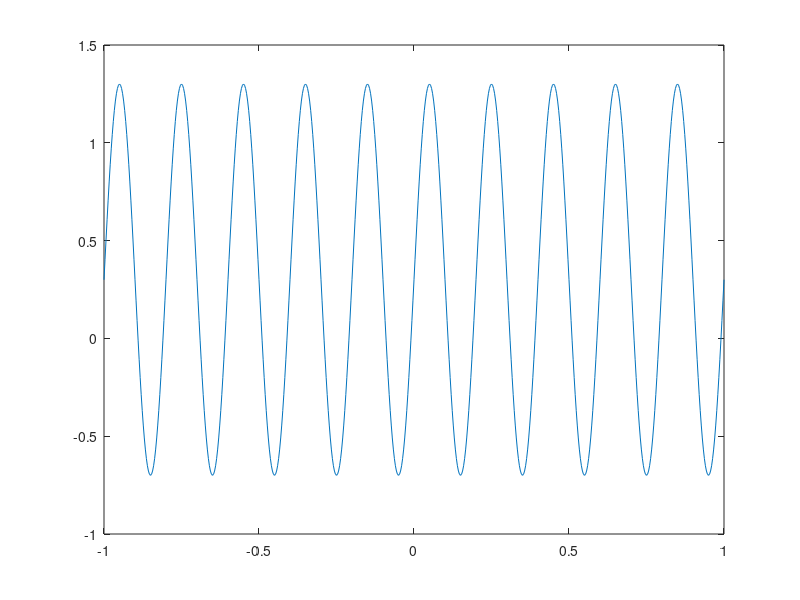
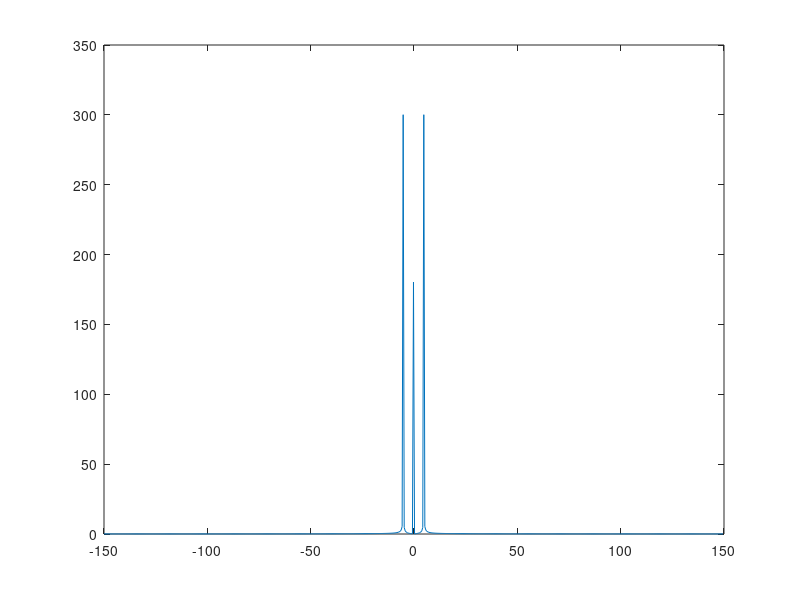
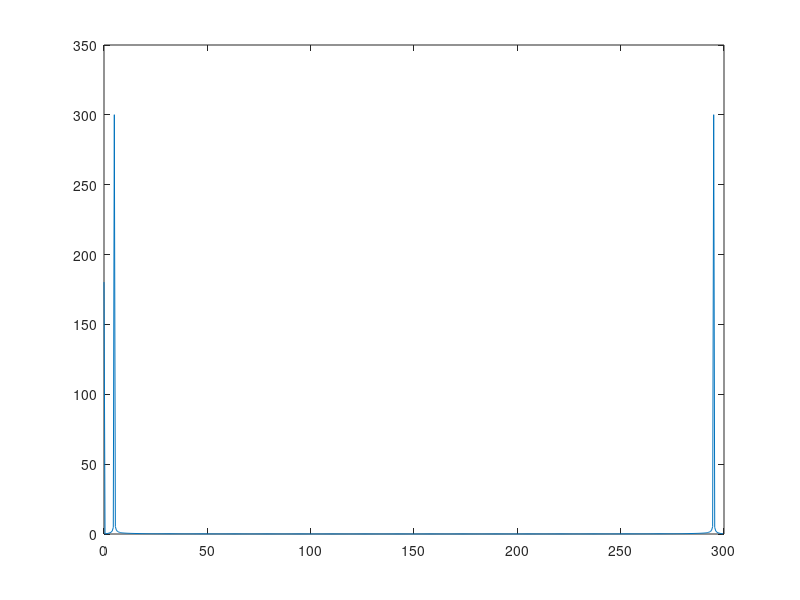

MATLAB code to generate these figures, in order: (Note: this script raises an error after producing the figures.)
%1.Generate a noisy sinusoidal as follows.
fs = 3e2;
t = -1: 1/fs : 1;
a = sin(2 * pi * 5 * t) + 0.3;
%2. Plot t versus a(t).
figure
plot(t,a);
%3. Plot the FFT of a with a precisely generated zero-centered frequency domain.
n = length(a);
fz = (-n/2:n/2-1) * (fs/n);
figure
plot(fz, abs(fftshift(fft(a))));

%4. Generate the discentered frequency domain, i.e., without fftshift and generate the corresponding FFT
figure
zfz = (0:n-1) * (fs/n);
plot(zfz, abs(fft(a)));

%5. Do the following operation.
B = fft(a);
B(abs(fz)< 3) = 0;
b = ifft(B);

%6. Check if the signal b(t) makes sense by plotting b(t) and a(t) on the same figure.
figure
subplot 121
plot(t,a);
title 'a'
subplot 122
plot(t,real(b));
title 'b'